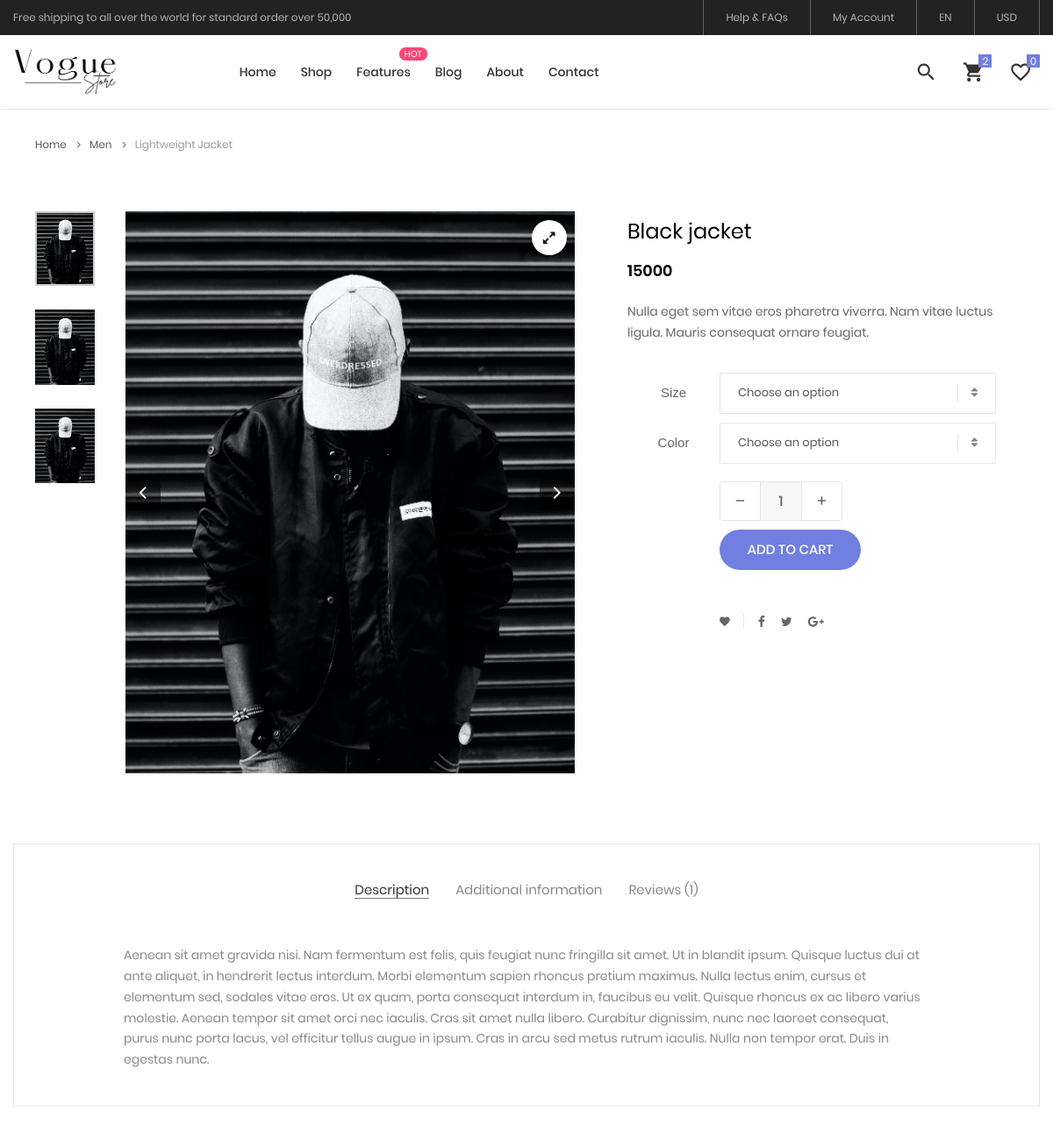
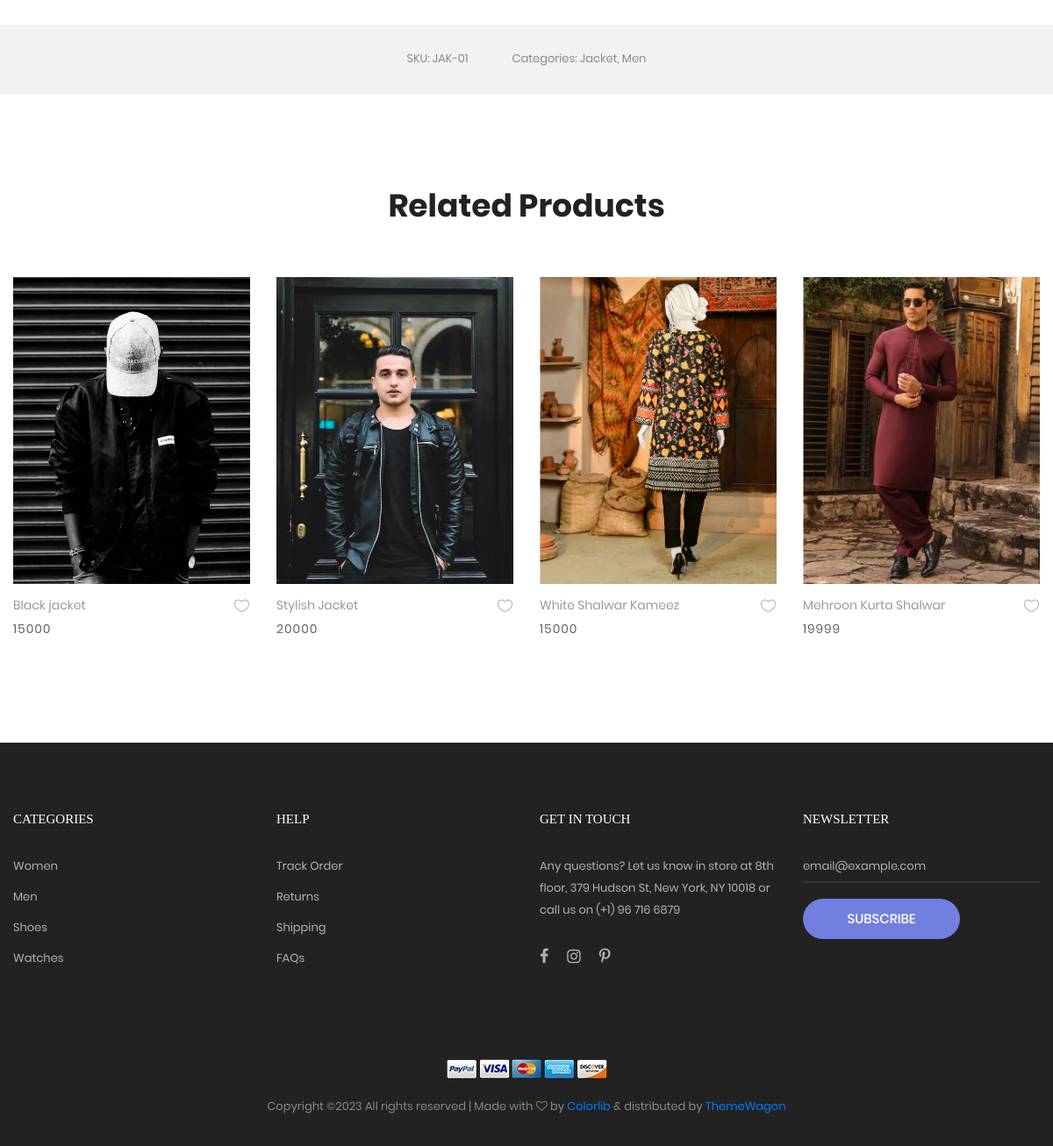
Screenshot of /single-product.php?id=35 with the database file from the repository (2 pictures, top to bottom).
### tables this page shows
CREATE TABLE `product` (
  `p_id` int(11) NOT NULL,
  `p_name` varchar(50) DEFAULT NULL,
  `p_price` int(11) DEFAULT NULL,
  `p_quantity` int(11) DEFAULT NULL,
  `c_id` int(11) DEFAULT NULL,
  `p_image` varchar(255) DEFAULT NULL
);

### single-product.php (the view, shortened to what this page needs)
<!DOCTYPE html>
<html lang="en">
<head>
	<link rel="stylesheet" type="text/css" href="vendor/bootstrap/css/bootstrap.min.css">
	<link rel="stylesheet" type="text/css" href="fonts/font-awesome-4.7.0/css/font-awesome.min.css">
	<link rel="stylesheet" type="text/css" href="fonts/iconic/css/material-design-iconic-font.min.css">
	<link rel="stylesheet" type="text/css" href="fonts/linearicons-v1.0.0/icon-font.min.css">
	<link rel="stylesheet" type="text/css" href="vendor/animate/animate.css">
	<link rel="stylesheet" type="text/css" href="vendor/css-hamburgers/hamburgers.min.css">
	<link rel="stylesheet" type="text/css" href="vendor/animsition/css/animsition.min.css">
	<link rel="stylesheet" type="text/css" href="vendor/select2/select2.min.css">
	<link rel="stylesheet" type="text/css" href="vendor/daterangepicker/daterangepicker.css">
	<link rel="stylesheet" type="text/css" href="vendor/slick/slick.css">
	<link rel="stylesheet" type="text/css" href="vendor/MagnificPopup/magnific-popup.css">
	<link rel="stylesheet" type="text/css" href="vendor/perfect-scrollbar/perfect-scrollbar.css">
	<link rel="stylesheet" type="text/css" href="css/util.css">
	<link rel="stylesheet" type="text/css" href="css/main.css">
</head>
<body class="animsition">
	<header class="header-v4">
		<div class="container-menu-desktop">
			<div class="top-bar">
				<div class="content-topbar flex-sb-m h-full container">
					<div class="left-top-bar">
					Free shipping to all over the world for standard order over 50,000
					</div>
					<div class="right-top-bar flex-w h-full">
						<a href="#" class="flex-c-m trans-04 p-lr-25">
							Help & FAQs
						</a>
						<a href="#" class="flex-c-m trans-04 p-lr-25">
							My Account
						</a>
						<a href="#" class="flex-c-m trans-04 p-lr-25">
							EN
						</a>
						<a href="#" class="flex-c-m trans-04 p-lr-25">
							USD
						</a>
					</div>
				</div>
			</div>
			<div class="wrap-menu-desktop how-shadow1">
				<nav class="limiter-menu-desktop container">
					<a href="#" class="logo">
						<img src="images/icons/vog-store.png" alt="IMG-LOGO">
					</a>
					<div class="menu-desktop">
						<ul class="main-menu">
							<li>
								<a href="index.php">Home</a>
							</li>
							<li>
								<a href="product.php">Shop</a>
							</li>
							<li class="label1" data-label1="hot">
								<a href="sfeatures.php">Features</a>
							</li>
							<li>
								<a href="blog.html">Blog</a>
							</li>
							<li>
								<a href="about.html">About</a>
							</li>
							<li>
								<a href="contact.html">Contact</a>
							</li>
						</ul>
					</div>
					<div class="wrap-icon-header flex-w flex-r-m">
						<div class="icon-header-item cl2 hov-cl1 trans-04 p-l-22 p-r-11 js-show-modal-search">
							<i class="zmdi zmdi-search"></i>
						</div>
						<div class="icon-header-item cl2 hov-cl1 trans-04 p-l-22 p-r-11 icon-header-noti js-show-cart" data-notify="2">
							<i class="zmdi zmdi-shopping-cart"></i>
						</div>
						<a href="#" class="icon-header-item cl2 hov-cl1 trans-04 p-l-22 p-r-11 icon-header-noti" data-notify="0">
							<i class="zmdi zmdi-favorite-outline"></i>
						</a>
					</div>
				</nav>
			</div>
		</div>
	</header>
	<div class="container">
		<div class="bread-crumb flex-w p-l-25 p-r-15 p-t-30 p-lr-0-lg">
			<a href="index.html" class="stext-109 cl8 hov-cl1 trans-04">
				Home
				<i class="fa fa-angle-right m-l-9 m-r-10" aria-hidden="true"></i>
			</a>
			<a href="product.html" class="stext-109 cl8 hov-cl1 trans-04">
				Men
				<i class="fa fa-angle-right m-l-9 m-r-10" aria-hidden="true"></i>
			</a>
			<span class="stext-109 cl4">
				Lightweight Jacket
			</span>
		</div>
	</div>
	<section class="sec-product-detail bg0 p-t-65 p-b-60">
		<div class="container">
			<div class="row">
			<?php
 include 'conn.php';
$id = $_GET['id'];
$query = "SELECT * FROM `product` WHERE p_id = $id;";
$runn = mysqli_query($conn , $query);
$pro = mysqli_fetch_array($runn);
?>
				<div class="col-md-6 col-lg-7 p-b-30">
					<div class="p-l-25 p-r-30 p-lr-0-lg">
						<div class="wrap-slick3 flex-sb flex-w">
							<div class="wrap-slick3-dots"></div>
							<div class="slick3 gallery-lb">
								<div class="item-slick3" data-thumb="<?php echo 'img/'.$pro['p_image']?>">
									<div class="wrap-pic-w pos-relative">
										<img src="<?php echo 'img/'.$pro['p_image']?>" alt="IMG-PRODUCT">
										<a class="flex-c-m size-108 how-pos1 bor0 fs-16 cl10 bg0 hov-btn3 trans-04" href="<?php echo 'img/'.$pro['p_image']?>">
										<i class="fa fa-expand"></i>
										</a>
									</div>
								</div>
							</div>
						</div>
					</div>
				</div>
				<div class="col-md-6 col-lg-5 p-b-30">
					<div class="p-r-50 p-t-5 p-lr-0-lg">
						<h4 class="mtext-105 cl2 js-name-detail p-b-14">
						<form action="shoping-cart.php" method="POST">
						<input type="text" name="pname" readonly value="<?php echo $pro['p_name']?>">
						</h4>
						<span class="mtext-106 cl2">
						<input type="text" name="pprice" readonly value="<?php echo $pro['p_price']?>">
						</span>
						<p class="stext-102 cl3 p-t-23">
							Nulla eget sem vitae eros pharetra viverra. Nam vitae luctus ligula. Mauris consequat ornare feugiat.
						</p>
						<div class="p-t-33">
							<div class="flex-w flex-r-m p-b-10">
								<div class="size-203 flex-c-m respon6">
									Size
								</div>
								<div class="size-204 respon6-next">
									<div class="rs1-select2 bor8 bg0">
									</div>
								</div>
							</div>
							<div class="flex-w flex-r-m p-b-10">
								<div class="size-203 flex-c-m respon6">
									Color
								</div>
								<div class="size-204 respon6-next">
									<div class="rs1-select2 bor8 bg0">
									</div>
								</div>
							</div>
							<div class="flex-w flex-r-m p-b-10">
								<div class="size-204 flex-w flex-m respon6-next">
									<div class="wrap-num-product flex-w m-r-20 m-tb-10">
										<div class="btn-num-product-down cl8 hov-btn3 trans-04 flex-c-m">
											<i class="fs-16 zmdi zmdi-minus"></i>
										</div>
										<input class="mtext-104 cl3 txt-center num-product" type="number" name="pquantity" value="1">
										<div class="btn-num-product-up cl8 hov-btn3 trans-04 flex-c-m">
											<i class="fs-16 zmdi zmdi-plus"></i>
										</div>
									</div>
									<input type="submit" name="submit" value="Add to cart" class="flex-c-m stext-101 cl0 size-101 bg1 bor1 hov-btn1 p-lr-15 trans-04 js-addcart-detail" style="cursor:pointer;">
								</div>
							</div>
						</div>
						<div class="flex-w flex-m p-l-100 p-t-40 respon7">
							<div class="flex-m bor9 p-r-10 m-r-11">
								<a href="#" class="fs-14 cl3 hov-cl1 trans-04 lh-10 p-lr-5 p-tb-2 js-addwish-detail tooltip100" data-tooltip="Add to Wishlist">
									<i class="zmdi zmdi-favorite"></i>
								</a>
							</div>
							<a href="#" class="fs-14 cl3 hov-cl1 trans-04 lh-10 p-lr-5 p-tb-2 m-r-8 tooltip100" data-tooltip="Facebook">
								<i class="fa fa-facebook"></i>
							</a>
							<a href="#" class="fs-14 cl3 hov-cl1 trans-04 lh-10 p-lr-5 p-tb-2 m-r-8 tooltip100" data-tooltip="Twitter">
								<i class="fa fa-twitter"></i>
							</a>
							<a href="#" class="fs-14 cl3 hov-cl1 trans-04 lh-10 p-lr-5 p-tb-2 m-r-8 tooltip100" data-tooltip="Google Plus">
								<i class="fa fa-google-plus"></i>
							</a>
						</div>
					</div>
				</div>
			</div>
			<div class="bor10 m-t-50 p-t-43 p-b-40">
				<div class="tab01">
					<ul class="nav nav-tabs" role="tablist">
						<li class="nav-item p-b-10">
							<a class="nav-link active" data-toggle="tab" href="#description" role="tab">Description</a>
						</li>
						<li class="nav-item p-b-10">
							<a class="nav-link" data-toggle="tab" href="#information" role="tab">Additional information</a>
						</li>
						<li class="nav-item p-b-10">
							<a class="nav-link" data-toggle="tab" href="#reviews" role="tab">Reviews (1)</a>
						</li>
					</ul>
					<div class="tab-content p-t-43">
						<div class="tab-pane fade show active" id="description" role="tabpanel">
							<div class="how-pos2 p-lr-15-md">
								<p class="stext-102 cl6">
									Aenean sit amet gravida nisi. Nam fermentum est felis, quis feugiat nunc fringilla sit amet. Ut in blandit ipsum. Quisque luctus dui at ante aliquet, in hendrerit lectus interdum. Morbi elementum sapien rhoncus pretium maximus. Nulla lectus enim, cursus et elementum sed, sodales vitae eros. Ut ex quam, porta consequat interdum in, faucibus eu velit. Quisque rhoncus ex ac libero varius molestie. Aenean tempor sit amet orci nec iaculis. Cras sit amet nulla libero. Curabitur dignissim, nunc nec laoreet consequat, purus nunc porta lacus, vel efficitur tellus augue in ipsum. Cras in arcu sed metus rutrum iaculis. Nulla non tempor erat. Duis in egestas nunc.
								</p>
							</div>
						</div>
					</div>
				</div>
			</div>
		</div>
		<div class="bg6 flex-c-m flex-w size-302 m-t-73 p-tb-15">
			<span class="stext-107 cl6 p-lr-25">
				SKU: JAK-01
			</span>
			<span class="stext-107 cl6 p-lr-25">
				Categories: Jacket, Men
			</span>
		</div>
	</section>
	<section class="sec-relate-product bg0 p-t-45 p-b-105">
		<div class="container">
			<div class="p-b-45">
				<h3 class="ltext-106 cl5 txt-center">
					Related Products
				</h3>
			</div>
			<div class="wrap-slick2">
				<div class="slick2">
				<?php
include 'conn.php';
$selectedProductId = $_GET['id'];
$categorySql = "SELECT c_id FROM `product` WHERE p_id = $selectedProductId";
$categoryResult = mysqli_query($conn, $categorySql);
if ($categoryResult && $categoryRow = mysqli_fetch_assoc($categoryResult)) {
    $category = $categoryRow['c_id'];
    $sql = "SELECT * FROM `product` WHERE c_id = '$category' LIMIT 4";
    $result = mysqli_query($conn, $sql);
    if ($result) {
        while ($pro = mysqli_fetch_assoc($result)) {
 ?>
					<div class="item-slick2 p-l-15 p-r-15 p-t-15 p-b-15">
						<div class="block2">
							<div class="block2-pic hov-img0">
								<img src="<?php echo 'img/'.$pro['p_image']?>" width="350" height="350" alt="IMG-PRODUCT">
							</div>
							<div class="block2-txt flex-w flex-t p-t-14">
								<div class="block2-txt-child1 flex-col-l ">
									<a href="product-detail.html" class="stext-104 cl4 hov-cl1 trans-04 js-name-b2 p-b-6">
										<?php echo $pro['p_name']?>
									</a>
									<span class="stext-105 cl3">
									<?php echo $pro['p_price']?>
									</span>
								</div>
								<div class="block2-txt-child2 flex-r p-t-3">
									<a href="#" class="btn-addwish-b2 dis-block pos-relative js-addwish-b2">
										<img class="icon-heart1 dis-block trans-04" src="images/icons/icon-heart-01.png" alt="ICON">
									</a>
								</div>
							</div>
						</div>
					</div>
				<?php
				       }
					}
				}
				?>
				</div>
			</div>
		</div>
	</section>
	<footer class="bg3 p-t-75 p-b-32">
		<div class="container">
			<div class="row">
				<div class="col-sm-6 col-lg-3 p-b-50">
					<h4 class="stext-301 cl0 p-b-30">
						Categories
					</h4>
					<ul>
						<li class="p-b-10">
							<a href="#" class="stext-107 cl7 hov-cl1 trans-04">
								Women
							</a>
						</li>
						<li class="p-b-10">
							<a href="#" class="stext-107 cl7 hov-cl1 trans-04">
								Men
							</a>
						</li>
						<li class="p-b-10">
							<a href="#" class="stext-107 cl7 hov-cl1 trans-04">
								Shoes
							</a>
						</li>
						<li class="p-b-10">
							<a href="#" class="stext-107 cl7 hov-cl1 trans-04">
								Watches
							</a>
						</li>
					</ul>
				</div>
				<div class="col-sm-6 col-lg-3 p-b-50">
					<h4 class="stext-301 cl0 p-b-30">
						Help
					</h4>
					<ul>
						<li class="p-b-10">
							<a href="#" class="stext-107 cl7 hov-cl1 trans-04">
								Track Order
							</a>
						</li>
						<li class="p-b-10">
							<a href="#" class="stext-107 cl7 hov-cl1 trans-04">
								Returns
							</a>
						</li>
						<li class="p-b-10">
							<a href="#" class="stext-107 cl7 hov-cl1 trans-04">
								Shipping
							</a>
						</li>
						<li class="p-b-10">
							<a href="#" class="stext-107 cl7 hov-cl1 trans-04">
								FAQs
							</a>
						</li>
					</ul>
				</div>
				<div class="col-sm-6 col-lg-3 p-b-50">
					<h4 class="stext-301 cl0 p-b-30">
						GET IN TOUCH
					</h4>
					<p class="stext-107 cl7 size-201">
						Any questions? Let us know in store at 8th floor, 379 Hudson St, New York, NY 10018 or call us on (+1) 96 716 6879
					</p>
					<div class="p-t-27">
						<a href="#" class="fs-18 cl7 hov-cl1 trans-04 m-r-16">
							<i class="fa fa-facebook"></i>
						</a>
						<a href="#" class="fs-18 cl7 hov-cl1 trans-04 m-r-16">
							<i class="fa fa-instagram"></i>
						</a>
						<a href="#" class="fs-18 cl7 hov-cl1 trans-04 m-r-16">
							<i class="fa fa-pinterest-p"></i>
						</a>
					</div>
				</div>
				<div class="col-sm-6 col-lg-3 p-b-50">
					<h4 class="stext-301 cl0 p-b-30">
						Newsletter
					</h4>
					<form>
						<div class="wrap-input1 w-full p-b-4">
							<input class="input1 bg-none plh1 stext-107 cl7" type="text" name="email" placeholder="email@example.com">
						</div>
						<div class="p-t-18">
							<button class="flex-c-m stext-101 cl0 size-103 bg1 bor1 hov-btn2 p-lr-15 trans-04">
								Subscribe
							</button>
						</div>
					</form>
				</div>
			</div>
			<div class="p-t-40">
				<div class="flex-c-m flex-w p-b-18">
					<a href="#" class="m-all-1">
						<img src="images/icons/icon-pay-01.png" alt="ICON-PAY">
					</a>
					<a href="#" class="m-all-1">
						<img src="images/icons/icon-pay-02.png" alt="ICON-PAY">
					</a>
					<a href="#" class="m-all-1">
						<img src="images/icons/icon-pay-03.png" alt="ICON-PAY">
					</a>
					<a href="#" class="m-all-1">
						<img src="images/icons/icon-pay-04.png" alt="ICON-PAY">
					</a>
					<a href="#" class="m-all-1">
						<img src="images/icons/icon-pay-05.png" alt="ICON-PAY">
					</a>
				</div>
				<p class="stext-107 cl6 txt-center">
Copyright &copy;<script>document.write(new Date().getFullYear());</script> All rights reserved | Made with <i class="fa fa-heart-o" aria-hidden="true"></i> by <a href="https://colorlib.com" target="_blank">Colorlib</a> &amp; distributed by <a href="https://themewagon.com" target="_blank">ThemeWagon</a>
				</p>
			</div>
		</div>
	</footer>
</body>
</html>

### rows the page displays
product: p_image (picture), pname "Black jacket", pprice "15000", p_name "Black jacket", p_price "15000"
product: p_image (picture), p_name "Stylish Jacket", p_price "20000"
product: p_image (picture), p_name "White Shalwar Kameez", p_price "15000"
product: p_image (picture), p_name "Mehroon Kurta Shalwar", p_price "19999"
